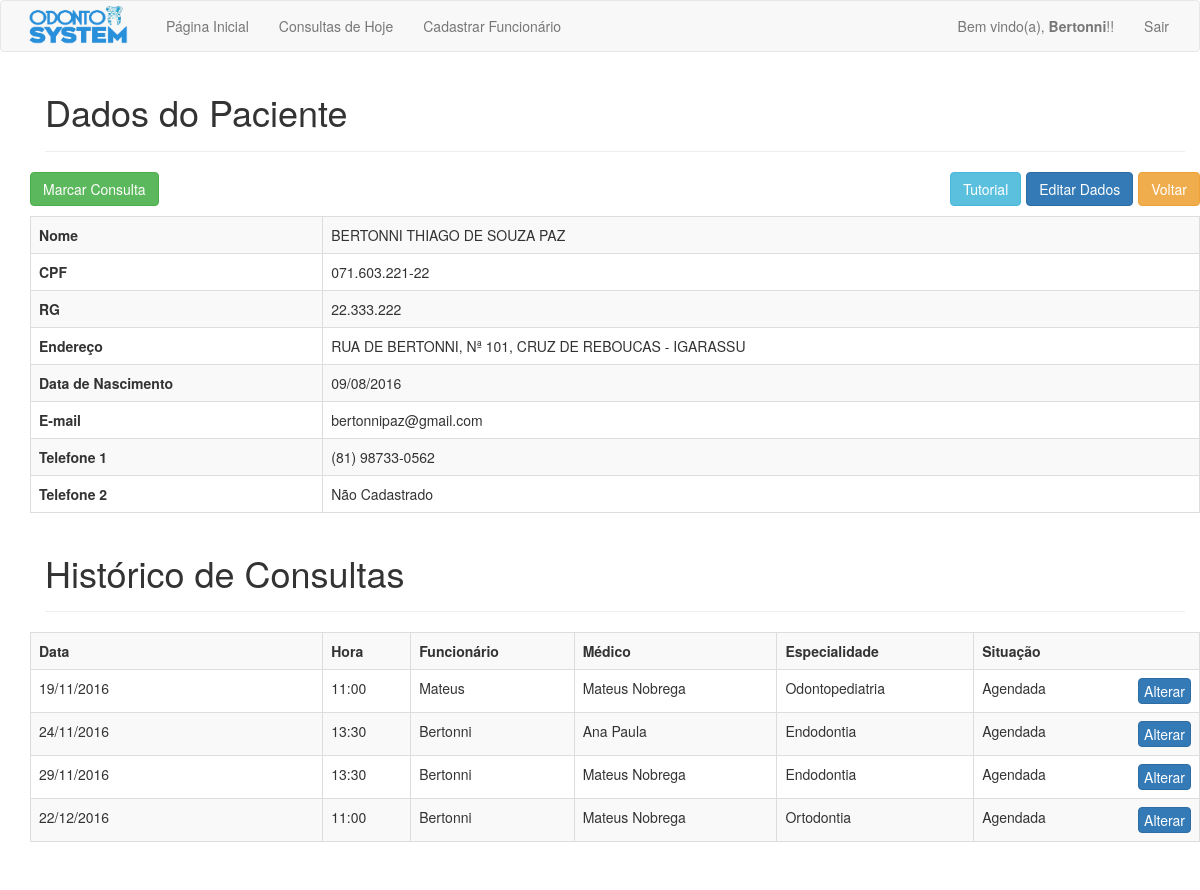
Page /php/paciente.php?id=6 (signed in) on the earlier database version.
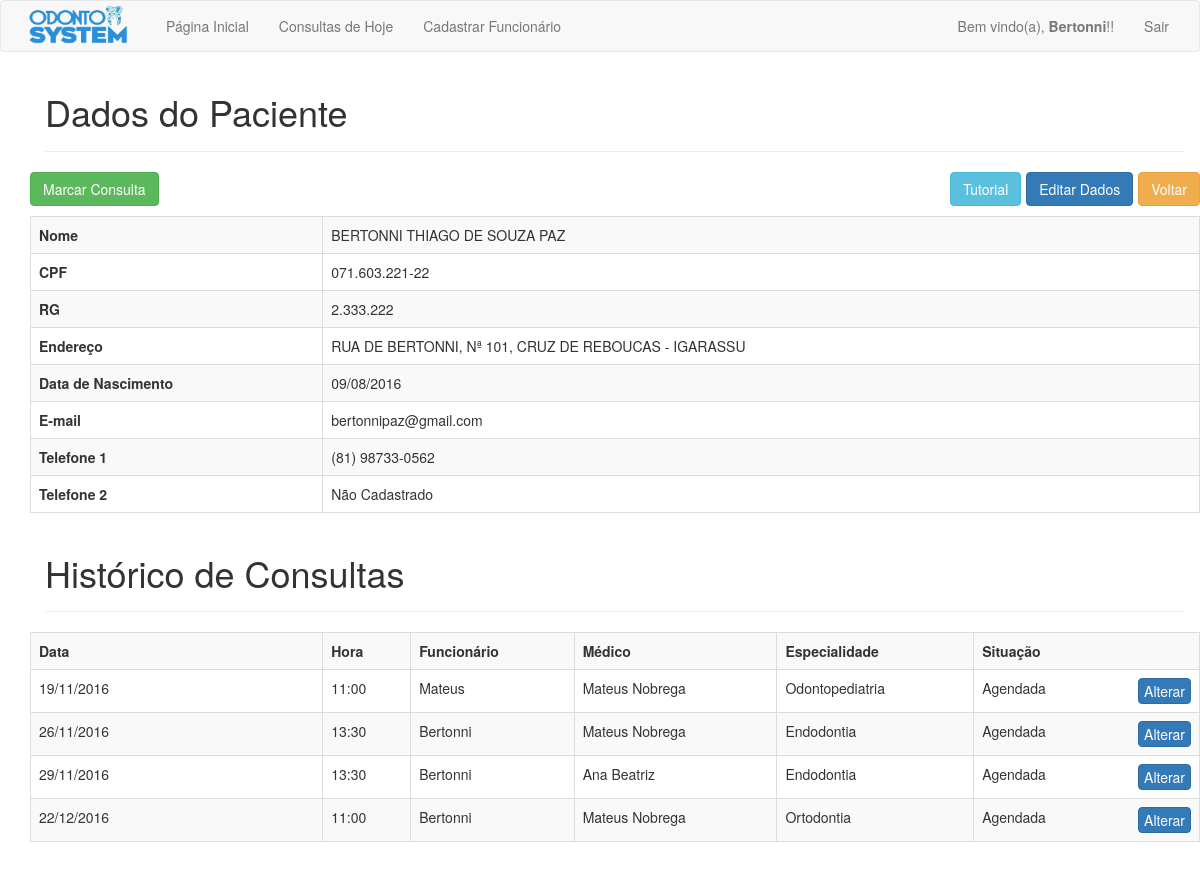
Same page on the later database version.
### tables this page shows
CREATE TABLE `pacientes` (
  `pac_id` int(11) NOT NULL,
  `pac_nome` varchar(100) NOT NULL,
  `pac_endereco` varchar(200) NOT NULL,
  `pac_rg` varchar(15) DEFAULT NULL,
  `pac_cpf` varchar(15) DEFAULT NULL,
  `pac_email` varchar(50) NOT NULL,
  `pac_data_nasc` date NOT NULL,
  `pac_telefone_1` varchar(15) NOT NULL,
  `pac_telefone_2` varchar(15) DEFAULT NULL
);

CREATE TABLE `agendamentos` (
  `agd_id` int(11) NOT NULL,
  `agd_fun_id` int(11) NOT NULL,
  `agd_pac_id` int(11) NOT NULL,
  `agd_data` date NOT NULL,
  `agd_hora` varchar(6) NOT NULL,
  `agd_status` varchar(10) NOT NULL,
  `agd_medico` varchar(50) NOT NULL,
  `agd_especialidade` varchar(50) NOT NULL
);

CREATE TABLE `funcionarios` (
  `fun_id` int(11) NOT NULL,
  `fun_nome` varchar(100) NOT NULL,
  `fun_data_nasc` date NOT NULL,
  `fun_usuario` varchar(20) NOT NULL,
  `fun_senha` varchar(256) NOT NULL,
  `fun_role` varchar(15) NOT NULL,
  `fun_secret_question` varchar(200) NOT NULL,
  `fun_secret_answer` varchar(256) NOT NULL
);

### php/paciente.php (the view, shortened to what this page needs)
<?php
require_once 'cabecalho.php';
$id = $_GET['id'];
$sql = "SELECT * FROM pacientes WHERE pac_id = '$id'";
$result = mysqli_query($connection, $sql);
$array = mysqli_fetch_array($result);
if(isLogged()) {
	?>
	<div class="container marketing">
		<div class="container theme-showcase" role="main">
			<div id="cadastro_pac" class="page-header">
				<h1>Dados do Paciente</h1>
			</div>
			<div class="row">
				<a href="busca.php" class="btn btn-warning voltar">Voltar</a>
				<a href="consulta.php?id=<?=$id?>" class="btn btn-success marcar" data-step="1" data-intro="Clique aqui para marcar uma consulta para o paciente" data-position='top'>Marcar Consulta</a>
				<a href="editar_dados.php?id=<?=$id?>" class="btn btn-primary editar voltar" data-step="2" data-intro="Clique aqui para editar os dados pessoais do paciente" data-position='left'>Editar Dados</a>
				<a class="btn btn-info editar" href="javascript:void(0);" onclick="javascript:introJs().setOption('showProgress', true).start();">Tutorial</a>
			<table class='table table-striped table-bordered'>
				<tr>
					<td class='td_one'><b>Nome</b></td>
					<td><?= $array['pac_nome'] ?></td>
				</tr>
				<tr>
					<td class='td_one'><b>CPF</b></td>
					<td><?= $array['pac_cpf'] ?></td>
				</tr>
				<tr>
					<td class='td_one'><b>RG</b></td>
					<td><?= $array['pac_rg'] ?></td>
				</tr>
				<tr>
					<td class='td_one'><b>Endereço</b></td>
					<td><?= $array['pac_endereco'] ?></td>
				</tr>
				<tr>
					<td class='td_one'><b>Data de Nascimento</b></td>
					<td><?= date_format(new DateTime($array['pac_data_nasc']), "d/m/Y") ?></td>
				</tr>
				<tr>
					<td class='td_one'><b>E-mail</b></td>
					<td><?= $array['pac_email'] ?></td>
				</tr>
				<tr>
					<td class='td_one'><b>Telefone 1</b></td>
					<td><?= $array['pac_telefone_1'] ?></td>
				</tr>
				<tr>
					<td class='td_one'><b>Telefone 2</b></td>
					<td><?= $array['pac_telefone_2'] ?></td>
				</tr>
			</table>
		</div>
		<?php
			$sql = "SELECT * FROM agendamentos WHERE agd_pac_id = '$id' ORDER BY agd_data ASC";
			$result = mysqli_query($connection, $sql);
			$rows = mysqli_num_rows($result);
			if($rows != 0) {
				?>
				<div id="cadastro_pac" class="page-header">
					<h1>Histórico de Consultas</h1>
				</div>
				<div class="row">
					<table class='table table-striped table-bordered'>
						<tr>
							<th>Data</th>
							<th>Hora</th>
							<th>Funcionário</th>
							<th>Médico</th>
							<th>Especialidade</th>
							<th>Situação</th>
						</tr>
						<?php
			while($consultas = mysqli_fetch_array($result)) {
				$id_consulta = $consultas['agd_id'];
				$id_func = $consultas['agd_fun_id'];
				$medico = $consultas['agd_medico'];
				$especialidade = $consultas['agd_especialidade'];
				$sql = "SELECT fun_usuario FROM funcionarios WHERE fun_id = '$id_func'";
				$resultado = mysqli_query($connection, $sql);
				$arr = mysqli_fetch_array($resultado);
				$funcionario = $arr['fun_usuario'];
				?>
				<tr>
					<td class='td_one'><?= date_format(new DateTime($consultas['agd_data']), "d/m/Y") ?></td>
					<td><?= $consultas['agd_hora'] ?></td>
					<td><?= $funcionario ?></td>
					<td><?= $medico ?></td>
					<td><?= $especialidade ?></td>
					<td>
						<?= $consultas['agd_status'] ?>
						<a class='btn btn-primary alterar marcar' href='editar_status_consulta.php?id=<?=$id?>&consulta=<?=$id_consulta?>' data-step="3" data-intro="Clique aqui para alterar dia, hora, médico ou situação da consulta marcada" data-position='left'>Alterar</a>
					</td>
				</tr>
				<?php
			}
		} else {
		echo	"
					<div id='cadastro' class='page-header'>
						<h2>Não há consultas marcadas para esse paciente</h2>
					</div>
				";
		}
		?>
	</table>
</div>
</div>
<br>
<br>
	<?php
}
require_once 'rodape.php';
?>

### php/cabecalho.php (shortened to what this page needs)
<?php
function isLogged() {
  return isset($_SESSION['usuario']);
}
function isAdmin() {
  return isset($_SESSION['admin']);
}
?>
<!DOCTYPE html>
<html lang="pt-br">
<head>
    <link href="../css/bootstrap.min.css" rel="stylesheet">
    <link href="../css/signin.css" rel="stylesheet">
    <link href="../css/meuEstilo.css" rel="stylesheet">
    <link href="../css/introjs.css" rel="stylesheet">
    <link href="../css/ie10-viewport-bug-workaround.css" rel="stylesheet">
</head>
<body>
	<nav class="navbar navbar-default">
  <div class="container-fluid">
    <div class="navbar-header">
      <a class="navbar-brand logo" href="home.php"><img src="../imagens/logo.png" width="120" height="50"></a>
    </div>
    <div class="collapse navbar-collapse" id="bs-example-navbar-collapse-1">
      <ul class="nav navbar-nav">
        <li class="list_item"><a href="home.php">Página Inicial</a></li>
        <li class="list_item"><a href="consultas_do_dia.php">Consultas de Hoje</a></li>
        <?php
        if(isLogged() && isAdmin()) {
        ?>
        <li class="list_item"><a href="cadastro_funcionarios.php">Cadastrar Funcionário</a></li>
        <?php } ?>
      </ul>
      <?php
      if(!isLogged()) {
      ?>
      <ul class="nav navbar-nav navbar-right">
        <li class="list_item"><a href="login.php">Entrar</a></li>
      </ul>
      <?php
      } else {
      ?>
      <ul class="nav navbar-nav navbar-right">
        <li><a href="#">
          <?php
          echo "Bem vindo(a), <b>" . $_SESSION['usuario'] . "</b>!!";
          ?>
          </a>
          </li>
          <li class="list_item"><a href="logout.php">Sair</a></li>
      </ul>
      <?php
      }
      ?>
    </div>
  </div>
</nav>

### php/rodape.php (shortened to what this page needs)
    </div>
</body>
</html>

### css/meuEstilo.css (style rules this page uses)
.td_one { width: 25%; }
.marcar { float: left; color: white; }
.voltar { margin-bottom: 10px; float: right; margin-left: 5px; }
.editar { float: right; }
.page-header { margin-top: 10px; }
.alterar { color: white; padding: 2px 5px; float: right; }
.logo { padding-top: 0; }

Differences in the rows shown:
changed pacientes "BERTONNI THIAGO DE SOUZA PAZ": pac_rg "22.333.222" → "2.333.222"
changed agendamentos (number 2 of 4 on the later page): agd_data "29/11/2016" → "26/11/2016"; moves up the list
changed agendamentos: agd_data "24/11/2016" → "29/11/2016"; agd_medico "Ana Paula" → "Ana Beatriz"
